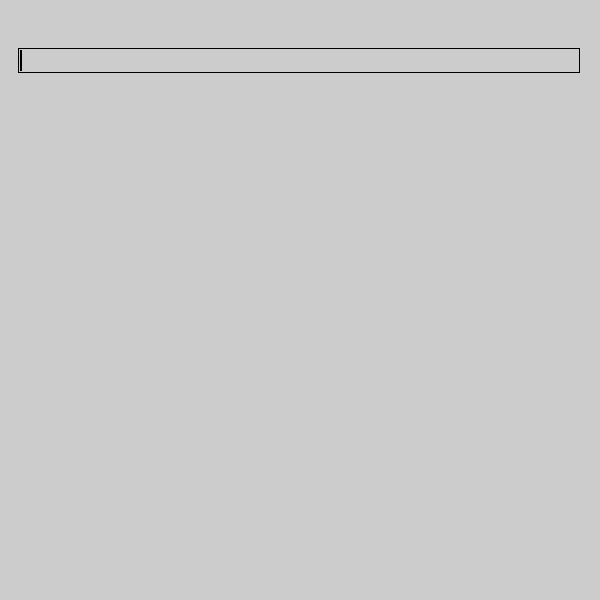
Frame 1 (no input)
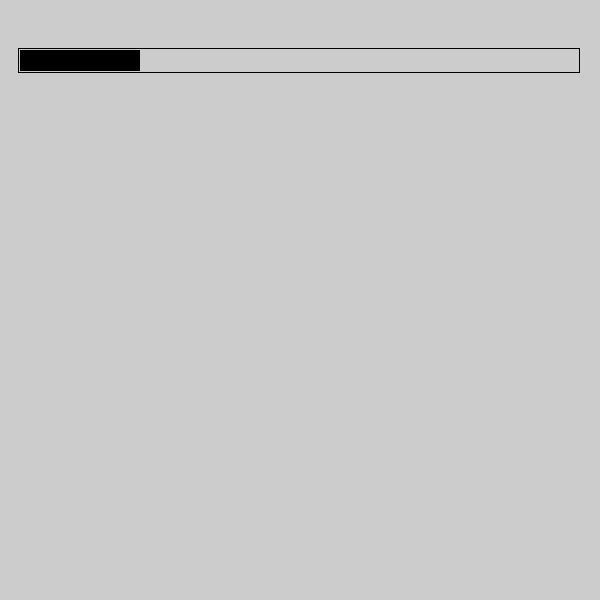
Frame 60 (the mouse pressed at the canvas centre just before this capture)
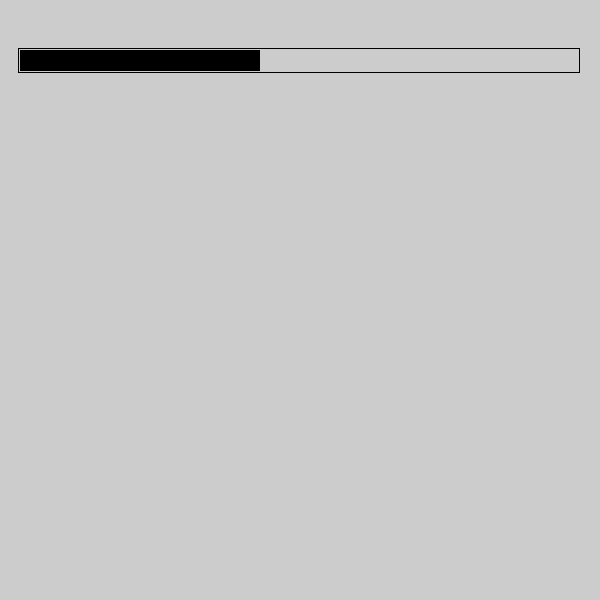
Frame 120 (the mouse held since frame 60 and released just before this capture)

The Processing sketch that drew these frames (run headless with seeded random() and noise(); from frame 60 on, the mouse is pressed at the canvas centre):

// Processing sketch: Loading_bar
// ── Loading_bar.pde
float i = 20;

void setup()
{
  size(600,600);
}

void draw()
{
   noFill();
   rect(18,48,561,24);
   rect(i,50,1,20);
   i=i+2;
   if (i == 580)
   {
     menu();
   }
}

void menu()
{
  background(0);
  
  fill(255);
  textSize(40);
  text("Bienvenue",200,150);
}
